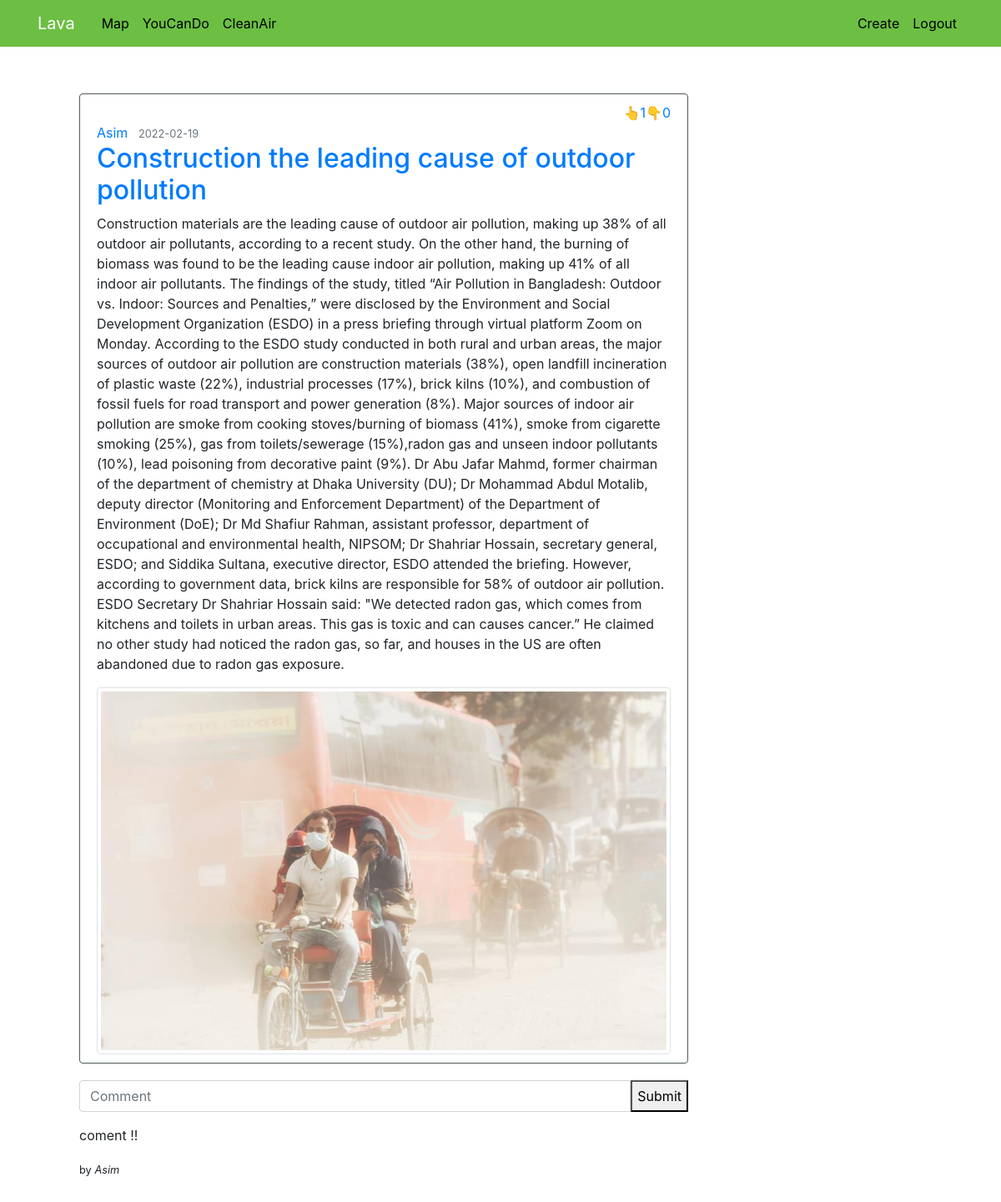
/post/3 (signed in), run on the app's committed database.
### lava/models/__init__.py (models this page shows, shortened)
class Post(db.Model):
    id = db.Column(db.Integer, primary_key=True)
    title = db.Column(db.String(100), nullable=False)
    date_posted = db.Column(db.DateTime,
        nullable=False, default=datetime.utcnow)
    content = db.Column(db.Text, nullable=False)
    image = db.Column(db.String(100), nullable=False,default='default.jpg')
    up = db.Column(db.Integer,nullable=False,default=0)
    down = db.Column(db.Integer,nullable=False,default=0)
    user_id = db.Column(db.Integer,
        db.ForeignKey('user.id',ondelete="CASCADE"), nullable=False)
    comments = db.relationship('Comment', backref='post', lazy=True)

class User(db.Model, UserMixin):
    id = db.Column(db.Integer, primary_key=True)
    name = db.Column(db.String(50),  nullable=False)
    email = db.Column(db.String(120), unique=True, nullable=False)
    gender = db.Column(db.String(1))
    date = db.Column(db.String(250))
    dp = db.Column(db.String(20))
    password = db.Column(db.String(60), nullable=False)
    posts = db.relationship('Post', backref='author', lazy=True)
    comments = db.relationship('Comment', backref='author', lazy=True)

class Comment(db.Model):
    id = db.Column(db.Integer, primary_key=True)
    content = db.Column(db.Text, nullable=False)
    date_commented = db.Column(db.DateTime,
        nullable=False, default=datetime.utcnow())
    user_id = db.Column(db.Integer,
        db.ForeignKey('user.id',ondelete="CASCADE"), nullable=False)
    post_id = db.Column(db.Integer,
        db.ForeignKey('post.id',ondelete="CASCADE"), nullable=False)

### lava/posts/routes.py (the view)
@posts.route('/post/<int:post_id>', methods=['GET', 'POST'])
@login_required
def post(post_id):
    post = Post.query.get_or_404(post_id)
    return render_template('post.html', title=post.title, post=post)

### lava/models/__init__.py (called while the page is built)
@login_manager.user_loader
def load_user(user_id):
    return User.query.get(int(user_id))

### lava/templates/post.html
{% extends "base.html" %}
{% block content %}
  <div>
      <article class="media content-section">
        <div class="media-body">
          <div class="vote">
            <div class="up">
              <a href="{{ url_for('posts.up_vote',post_id=post.id)}}">
              👆{{post.up}}
              </a>
            </div>
            <div class="down">
              <a href="{{ url_for('posts.down_vote',post_id=post.id)}}">
              👇{{post.down}}
              </a>
            </div>
          </div>
          <div class="article-metadata">
            <a class="mr-2" href="#">{{post.author.name}}</a>
            <small class="text-muted">{{post.date_posted.strftime('%Y-%m-%d')}}</small>
          </div>
          <h2>
            <a class="article-title" href="{{ url_for('posts.post',post_id=post.id) }}">{{post.title}}</a>
          </h2>
          <p class="article-content">{{post.content}}</p>
        <img
          class="article-img img-thumbnail"
          src="{{ url_for('static', filename='media/' + post.image) }}"
          alt="Post Image"
        >
        </div>
      </article>
  </div>
  <div>
    <form
      class="input-group"
      method="POST"
      action="/create_comment/{{post.id}}"
    >
      <input
        type="text"
        id="text"
        name="text"
        class="form-control"
        placeholder="Comment"/>
      <button
        type="submit"
        clas="btn btn-primary">
        Submit
      </button>
    </form>
  </div>
  <div>
      {% for comment in post.comments %}
        <div>
          </p>{{comment.content}}</p>
          <small>by <i>{{comment.author.name}}</i></small>
        </div>
      {% endfor %}
  </div>
{% endblock content %}

### lava/static/style/style.css (style rules this page uses)
body { margin-top: 5rem; background-color:#8A919966; background-color:#707A8C; background-color: white; }
.content-section { padding: 10px 20px; border: 1px solid #51585b; border-radius: 4px; margin-bottom: 20px; }
.up,.down { width: auto; }
a:link { text-decoration: none; }
.up a:link,.down a:link { text-decoration: none; }
.vote { display: flex; align-items: right; justify-content: right; }

### data on the page
Post: up "1", down "0", date_posted "2022-02-19", title "Construction the leading cause of outdoor pollution", content "Construction materials are the leading cause of outdoor air pollution, making up 38% of all outdoor air pollutants, according to a recent study. On the other hand, the burning of biomass was found to be the leading cause indoor air pollution, making up 41% of all indoor air pollutants. The findings of the study, titled “Air Pollution in Bangladesh: Outdoor vs. Indoor: Sources and Penalties,” were disclosed by the Environment and Social Development Organization (ESDO) in a press briefing through virtual platform Zoom on Monday. According to the ESDO study conducted in both rural and urban areas, the major sources of outdoor air pollution are construction materials (38%), open landfill…", image (picture)
User: author.name "Asim"
Comment: content "coment !!", author.name "Asim"
